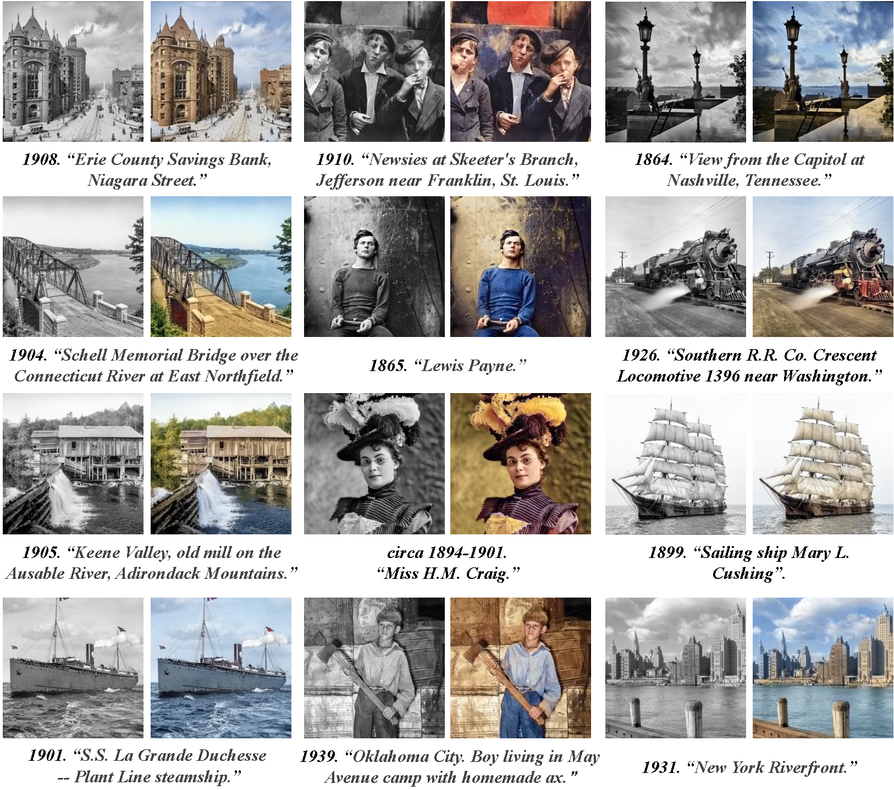
#> input picture application.png, 894 x 790 px, shrunk from 1626 x 1437 before the run; its folder holds only this picture in this run
$ python -i image_to_carton.py   (imports and definitions only)
#> lines starting #> are read from the running program, lines starting #| are printed output that depends on the picture
#> further down, picture is the input picture: shape (790, 894, 3); mean B, G, R 169.3, 170.7, 172.4
#!/usr/bin/env python
# -*- coding: utf-8 -*-
# @Time : 2022/8/25 下午5:13
# @Author : wangyangyang
import os
import numpy as np
import cv2


def gaussian(im):
    im = cv2.cvtColor(im, cv2.COLOR_BGR2GRAY)
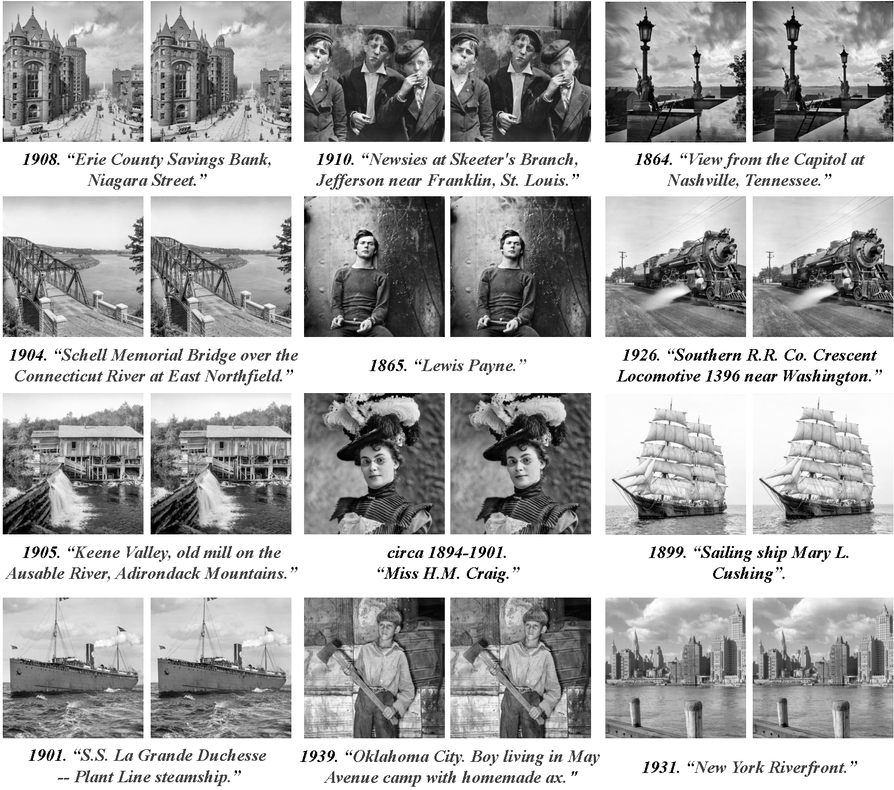
#> im: shape (790, 894); min 0, max 255, mean 171.1
    b = np.array([[2, 4,  5,  2,  2],
               [4, 9,  12, 9,  4],
               [5, 12, 15, 12, 5],
               [4, 9,  12, 9,  4],
               [2, 4,  5,  4,  2]]) / 156
    kernel = np.zeros(im.shape)
    kernel[:b.shape[0], :b.shape[1]] = b

    fim = np.fft.fft2(im)
    fkernel = np.fft.fft2(kernel)
    fil_im = np.fft.ifft2(fim * fkernel)

    return abs(fil_im).astype(int)
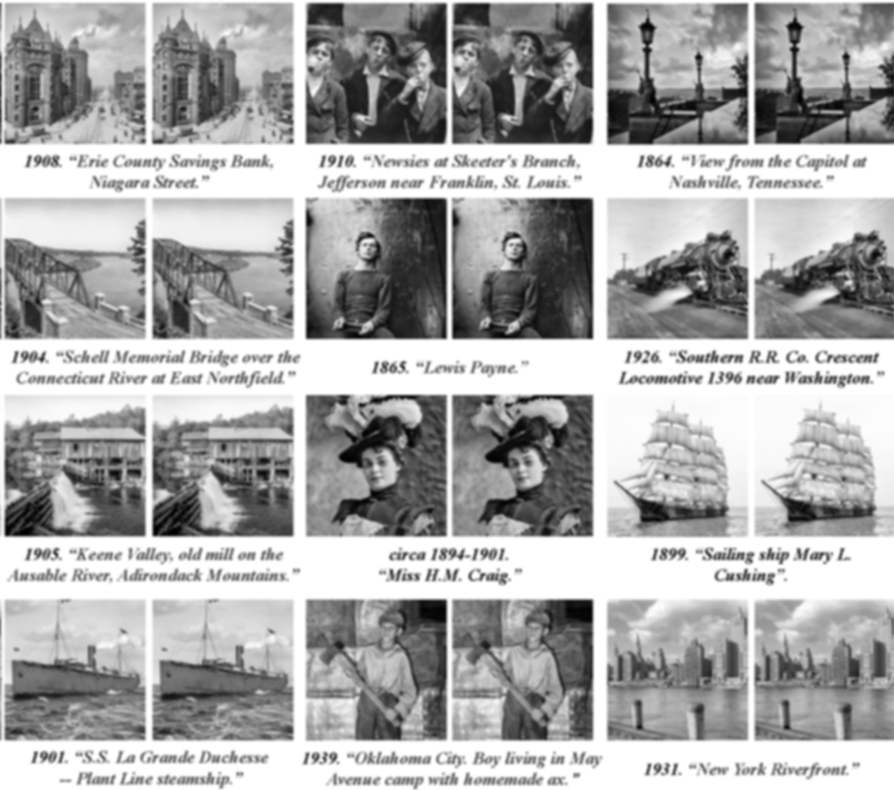
#> returned value: shape (790, 894) int64; min 1, max 256, mean 171.7; drawn with min black and max white


def process_image(path, file, save_path):
    total_path = os.path.join(path, file)
    img = cv2.imread(total_path)
    num_bilateral = 7
    img_color = img
    for i in range(num_bilateral):
        img_color = cv2.bilateralFilter(img_color, d=9, sigmaColor=9, sigmaSpace=7)

    img_gray = cv2.cvtColor(img, cv2.COLOR_RGB2GRAY)
    img_blur = cv2.medianBlur(img_gray, 7)
    img_edge = cv2.adaptiveThreshold(img_blur, 255, cv2.ADAPTIVE_THRESH_MEAN_C, cv2.THRESH_BINARY, blockSize=9, C=2)
    img_edge = cv2.cvtColor(img_edge, cv2.COLOR_GRAY2RGB)
    # img_cartoon = cv2.bitwise_and(img_color, img_edge)
    img_edge =255 - cv2.Canny(img_gray, 120, 150)
    img_edge = cv2.cvtColor(img_edge, cv2.COLOR_GRAY2RGB)
    img_cartoon = cv2.bitwise_and(img_color, img_edge)
    # img_cartoon = img_edge
    saving_path = os.path.join(save_path, file)
    img_cartoon = cv2.medianBlur(img_cartoon, 3)
    img_cartoon = gaussian(img_cartoon)
    img_cartoon = cv2.blur(img_cartoon, (5, 5))
    cv2.imwrite(saving_path, img_cartoon)


# [9 lines not run here, left out]

>>> import cv2
>>> picture = cv2.imread('../application.png')
>>> result = gaussian(picture)
